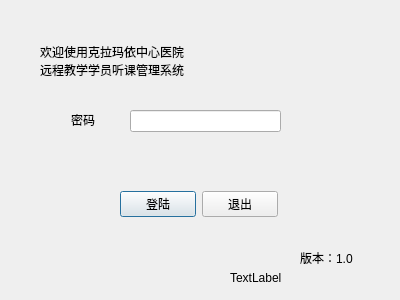
<?xml version="1.0" encoding="UTF-8"?>
<ui version="4.0">
 <class>LoginDialog</class>
 <widget class="QDialog" name="LoginDialog">
  <property name="geometry">
   <rect>
    <x>0</x>
    <y>0</y>
    <width>400</width>
    <height>300</height>
   </rect>
  </property>
  <property name="windowTitle">
   <string>Dialog</string>
  </property>
  <widget class="QWidget" name="layoutWidget">
   <property name="geometry">
    <rect>
     <x>120</x>
     <y>190</y>
     <width>158</width>
     <height>29</height>
    </rect>
   </property>
   <layout class="QHBoxLayout" name="horizontalLayout_2">
    <item>
     <widget class="QPushButton" name="loginBtn">
      <property name="styleSheet">
       <string notr="true">font: 12pt &quot;宋体&quot;;</string>
      </property>
      <property name="text">
       <string>登陆</string>
      </property>
     </widget>
    </item>
    <item>
     <widget class="QPushButton" name="quitBtn">
      <property name="styleSheet">
       <string notr="true">font: 12pt &quot;宋体&quot;;</string>
      </property>
      <property name="text">
       <string>退出</string>
      </property>
     </widget>
    </item>
   </layout>
  </widget>
  <widget class="QLabel" name="label">
   <property name="geometry">
    <rect>
     <x>40</x>
     <y>10</y>
     <width>331</width>
     <height>101</height>
    </rect>
   </property>
   <property name="styleSheet">
    <string notr="true">font: 18pt &quot;华文行楷&quot;;</string>
   </property>
   <property name="text">
    <string>欢迎使用克拉玛依中心医院
远程教学学员听课管理系统</string>
   </property>
  </widget>
  <widget class="QLabel" name="label_2">
   <property name="geometry">
    <rect>
     <x>71</x>
     <y>110</y>
     <width>41</width>
     <height>20</height>
    </rect>
   </property>
   <property name="styleSheet">
    <string notr="true">font: 12pt &quot;宋体&quot;;</string>
   </property>
   <property name="text">
    <string>密码</string>
   </property>
  </widget>
  <widget class="QWidget" name="layoutWidget_2">
   <property name="geometry">
    <rect>
     <x>130</x>
     <y>110</y>
     <width>151</width>
     <height>22</height>
    </rect>
   </property>
   <layout class="QHBoxLayout" name="horizontalLayout">
    <item>
     <widget class="QLineEdit" name="pwdLineEdit">
      <property name="echoMode">
       <enum>QLineEdit::Password</enum>
      </property>
     </widget>
    </item>
   </layout>
  </widget>
  <widget class="QLabel" name="label_3">
   <property name="geometry">
    <rect>
     <x>300</x>
     <y>250</y>
     <width>61</width>
     <height>16</height>
    </rect>
   </property>
   <property name="text">
    <string>版本：1.0</string>
   </property>
  </widget>
  <widget class="QLabel" name="label_4">
   <property name="geometry">
    <rect>
     <x>230</x>
     <y>270</y>
     <width>121</width>
     <height>16</height>
    </rect>
   </property>
   <property name="text">
    <string>TextLabel</string>
   </property>
  </widget>
  <widget class="QLabel" name="background">
   <property name="geometry">
    <rect>
     <x>0</x>
     <y>1</y>
     <width>401</width>
     <height>301</height>
    </rect>
   </property>
   <property name="styleSheet">
    <string notr="true">background-image: url(:/new/prefix1/image_s/UI.png);</string>
   </property>
   <property name="text">
    <string/>
   </property>
  </widget>
  <zorder>background</zorder>
  <zorder>layoutWidget</zorder>
  <zorder>label</zorder>
  <zorder>label_2</zorder>
  <zorder>layoutWidget_2</zorder>
  <zorder>label_3</zorder>
  <zorder>label_4</zorder>
 </widget>
 <resources/>
 <connections/>
</ui>
